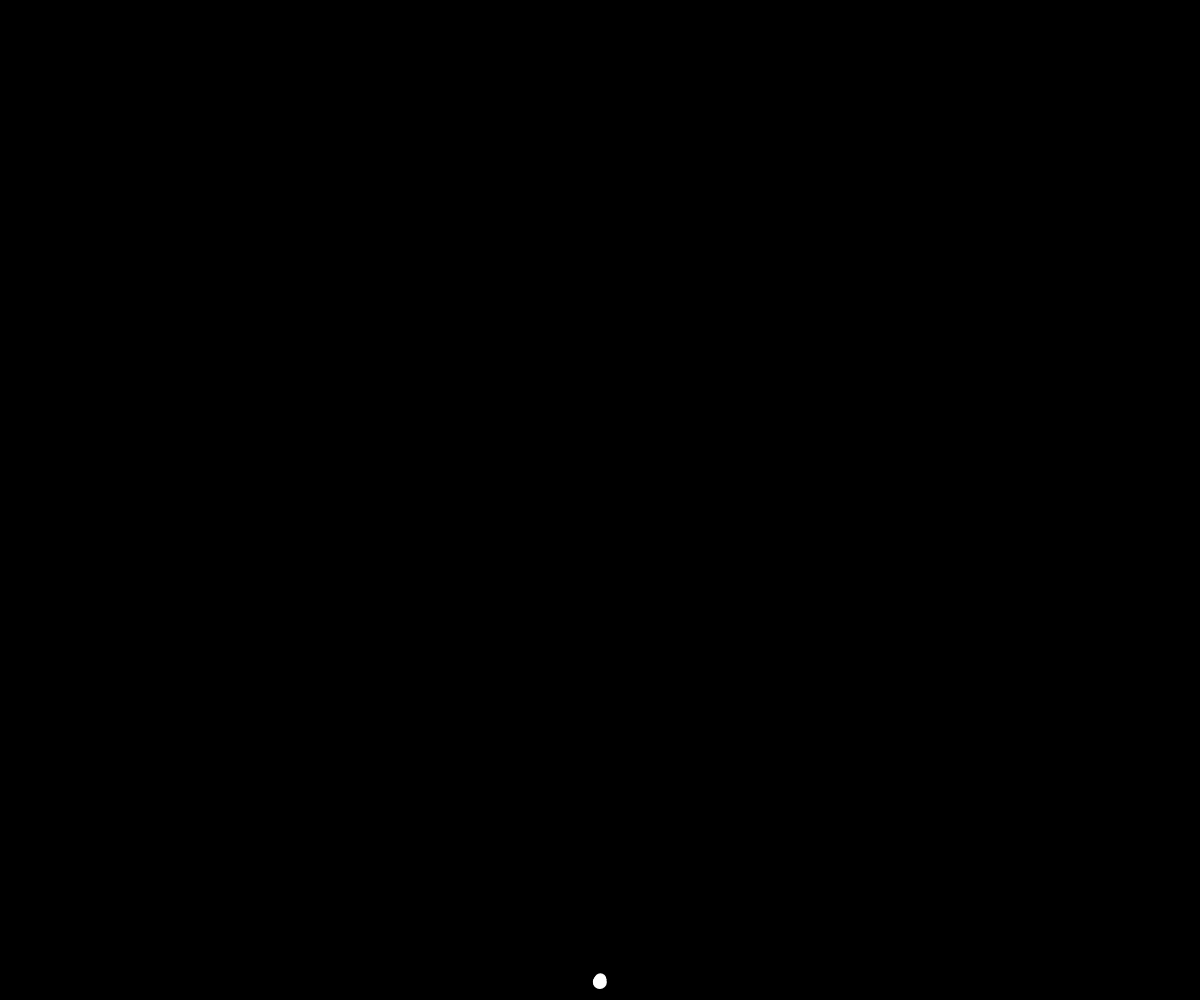
Frame 1 (no input)
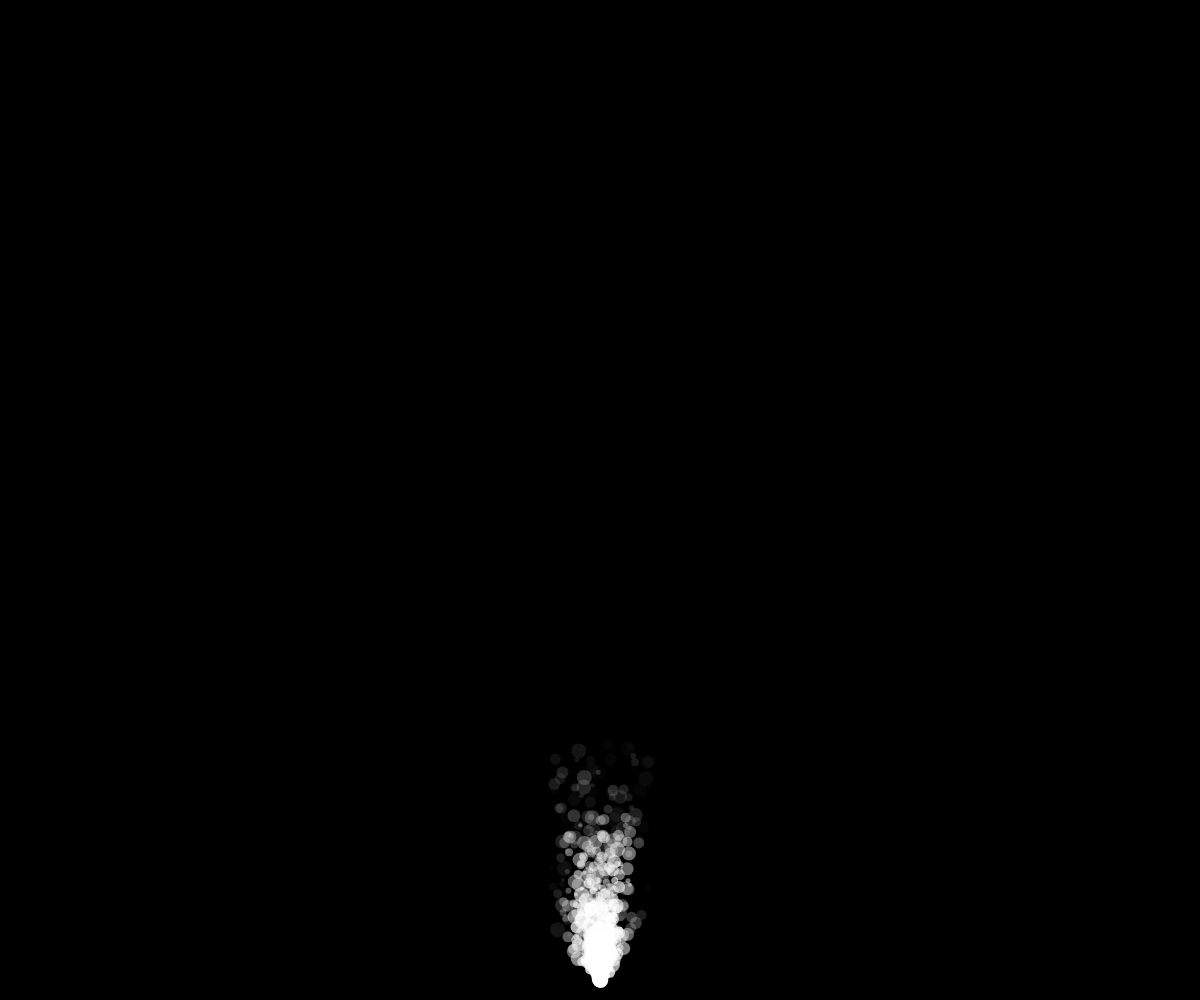
Frame 60 (no input)
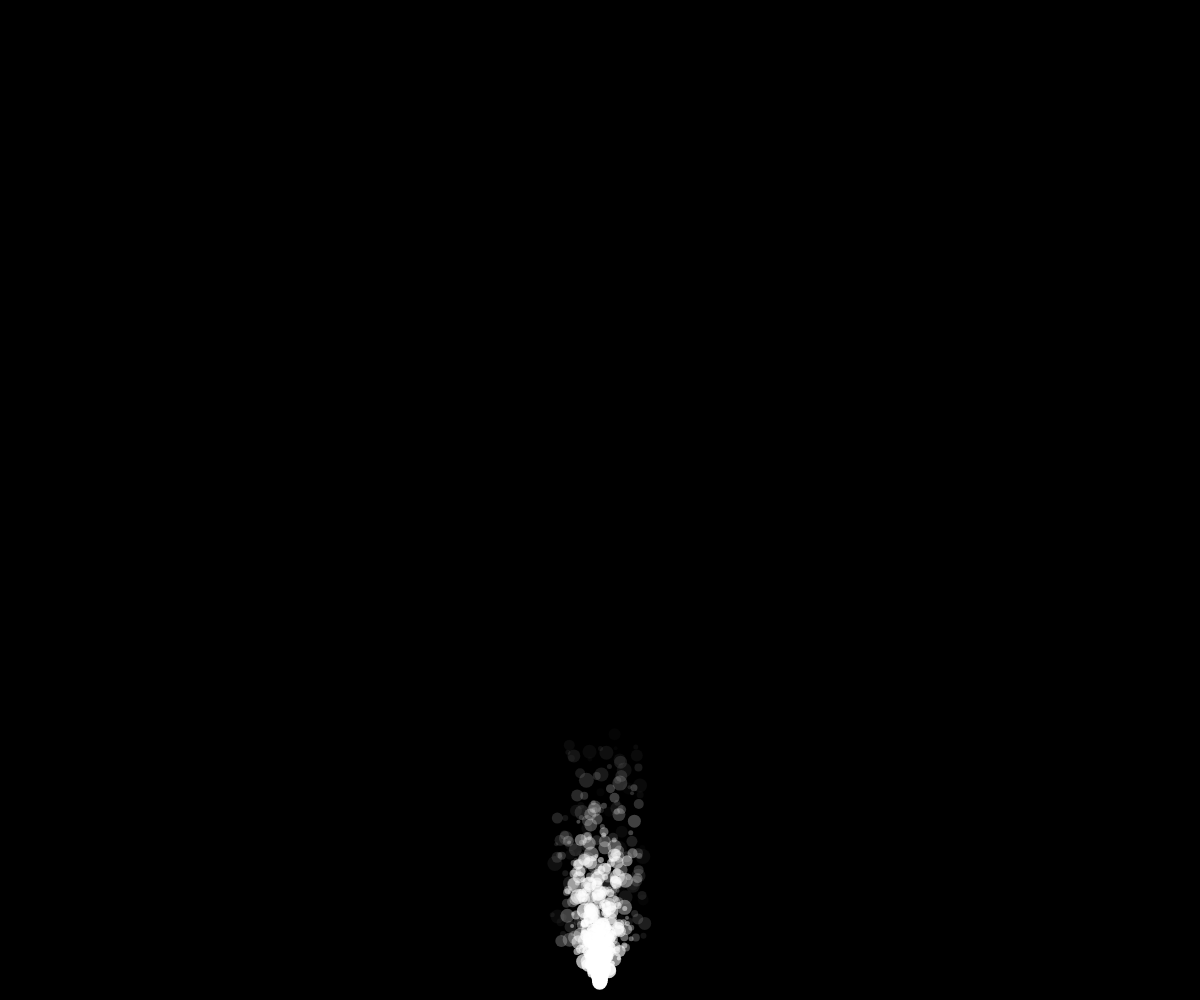
Frame 120 (the mouse pressed at the canvas centre since frame 60)

The p5.js sketch that drew these frames (run headless with seeded random() and noise() and a simulated clock; from frame 60 on, the mouse is pressed at the canvas centre):

// p5.js sketch
// ── sketch.js
/**
 * Explore the concept of a simple particle system and attempt to create a smoke effect
 *
 * https://en.wikipedia.org/wiki/Particle_system
 */

let particles = []

function setup() {
  createCanvas(windowWidth, windowHeight)
}

function draw() {
  background(0)

  // many particles per frame to make it more realistic
  for (let i = 0; i < floor(random(100)); i++) {
    let p = new Particle()
    particles.push(p)
  }

  for (let i = particles.length - 1; i >= 0; i--) {
    particles[i].update()
    particles[i].show()
    if (particles[i].finished()) {
      particles.splice(i , 1)
    }
  }
}

// ── particle.js
class Particle {
  constructor () {
    this.d = 16
    this.x = width / 2
    this.y = height - this.d
    this.vx = random(-1, 1)
    this.vy = random(-5, -1)
    this.alpha = 255
  }

  finished () {
    return this.alpha < 0
  }

  update () {
    this.x += this.vx
    this.y += this.vy
    this.alpha -= 5
  }

  show () {
    fill(255, this.alpha)
    noStroke()
    ellipse(this.x, this.y, floor(random(4, this.d)))
  }
}
